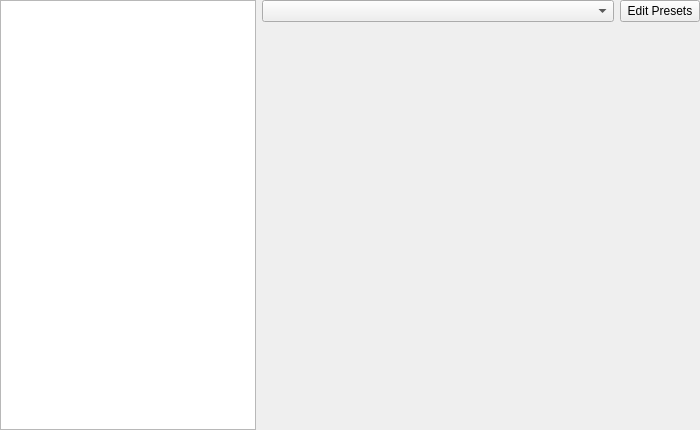
<?xml version="1.0" encoding="UTF-8"?>
<ui version="4.0">
 <class>FilterSelector</class>
 <widget class="QWidget" name="FilterSelector">
  <property name="geometry">
   <rect>
    <x>0</x>
    <y>0</y>
    <width>700</width>
    <height>430</height>
   </rect>
  </property>
  <property name="sizePolicy">
   <sizepolicy hsizetype="Minimum" vsizetype="Preferred">
    <horstretch>0</horstretch>
    <verstretch>0</verstretch>
   </sizepolicy>
  </property>
  <property name="minimumSize">
   <size>
    <width>700</width>
    <height>430</height>
   </size>
  </property>
  <property name="windowTitle">
   <string>Filter selection</string>
  </property>
  <layout class="QHBoxLayout" name="horizontalLayout_2" stretch="0,0">
   <property name="leftMargin">
    <number>0</number>
   </property>
   <property name="topMargin">
    <number>0</number>
   </property>
   <property name="rightMargin">
    <number>0</number>
   </property>
   <property name="bottomMargin">
    <number>0</number>
   </property>
   <item>
    <widget class="KisFilterTree" name="filtersSelector">
     <property name="sizePolicy">
      <sizepolicy hsizetype="Preferred" vsizetype="Expanding">
       <horstretch>0</horstretch>
       <verstretch>0</verstretch>
      </sizepolicy>
     </property>
     <property name="autoScrollMargin">
      <number>20</number>
     </property>
     <property name="textElideMode">
      <enum>Qt::ElideNone</enum>
     </property>
     <attribute name="headerStretchLastSection">
      <bool>false</bool>
     </attribute>
    </widget>
   </item>
   <item>
    <widget class="QWidget" name="widget">
     <property name="sizePolicy">
      <sizepolicy hsizetype="Preferred" vsizetype="Preferred">
       <horstretch>1</horstretch>
       <verstretch>0</verstretch>
      </sizepolicy>
     </property>
     <layout class="QVBoxLayout" name="verticalLayout">
      <property name="spacing">
       <number>12</number>
      </property>
      <property name="leftMargin">
       <number>0</number>
      </property>
      <property name="topMargin">
       <number>0</number>
      </property>
      <property name="rightMargin">
       <number>0</number>
      </property>
      <property name="bottomMargin">
       <number>0</number>
      </property>
      <item>
       <widget class="QWidget" name="widget_2">
        <layout class="QHBoxLayout" name="horizontalLayout">
         <property name="leftMargin">
          <number>0</number>
         </property>
         <property name="topMargin">
          <number>0</number>
         </property>
         <property name="rightMargin">
          <number>0</number>
         </property>
         <property name="bottomMargin">
          <number>0</number>
         </property>
         <item>
          <widget class="QComboBox" name="comboBoxPresets">
           <property name="sizePolicy">
            <sizepolicy hsizetype="Expanding" vsizetype="Fixed">
             <horstretch>0</horstretch>
             <verstretch>0</verstretch>
            </sizepolicy>
           </property>
           <property name="minimumSize">
            <size>
             <width>0</width>
             <height>0</height>
            </size>
           </property>
           <property name="iconSize">
            <size>
             <width>100</width>
             <height>100</height>
            </size>
           </property>
          </widget>
         </item>
         <item>
          <widget class="QPushButton" name="pushButtonEditPressets">
           <property name="text">
            <string>Edit Presets</string>
           </property>
          </widget>
         </item>
        </layout>
       </widget>
      </item>
      <item>
       <widget class="QScrollArea" name="scrollArea">
        <property name="frameShape">
         <enum>QFrame::NoFrame</enum>
        </property>
        <property name="frameShadow">
         <enum>QFrame::Plain</enum>
        </property>
        <property name="lineWidth">
         <number>0</number>
        </property>
        <property name="widgetResizable">
         <bool>true</bool>
        </property>
        <widget class="QWidget" name="scrollAreaWidgetContents">
         <property name="geometry">
          <rect>
           <x>0</x>
           <y>0</y>
           <width>438</width>
           <height>391</height>
          </rect>
         </property>
         <layout class="QVBoxLayout" name="verticalLayout_2">
          <property name="leftMargin">
           <number>0</number>
          </property>
          <property name="topMargin">
           <number>0</number>
          </property>
          <property name="rightMargin">
           <number>0</number>
          </property>
          <property name="bottomMargin">
           <number>0</number>
          </property>
          <item>
           <widget class="QWidget" name="centralWidgetHolder">
            <property name="sizePolicy">
             <sizepolicy hsizetype="Expanding" vsizetype="Expanding">
              <horstretch>0</horstretch>
              <verstretch>0</verstretch>
             </sizepolicy>
            </property>
           </widget>
          </item>
         </layout>
        </widget>
       </widget>
      </item>
     </layout>
    </widget>
   </item>
  </layout>
 </widget>
 <customwidgets>
  <customwidget>
   <class>KisFilterTree</class>
   <extends>QTreeView</extends>
   <header>kis_filter_selector_widget.h</header>
  </customwidget>
 </customwidgets>
 <resources/>
 <connections/>
</ui>
